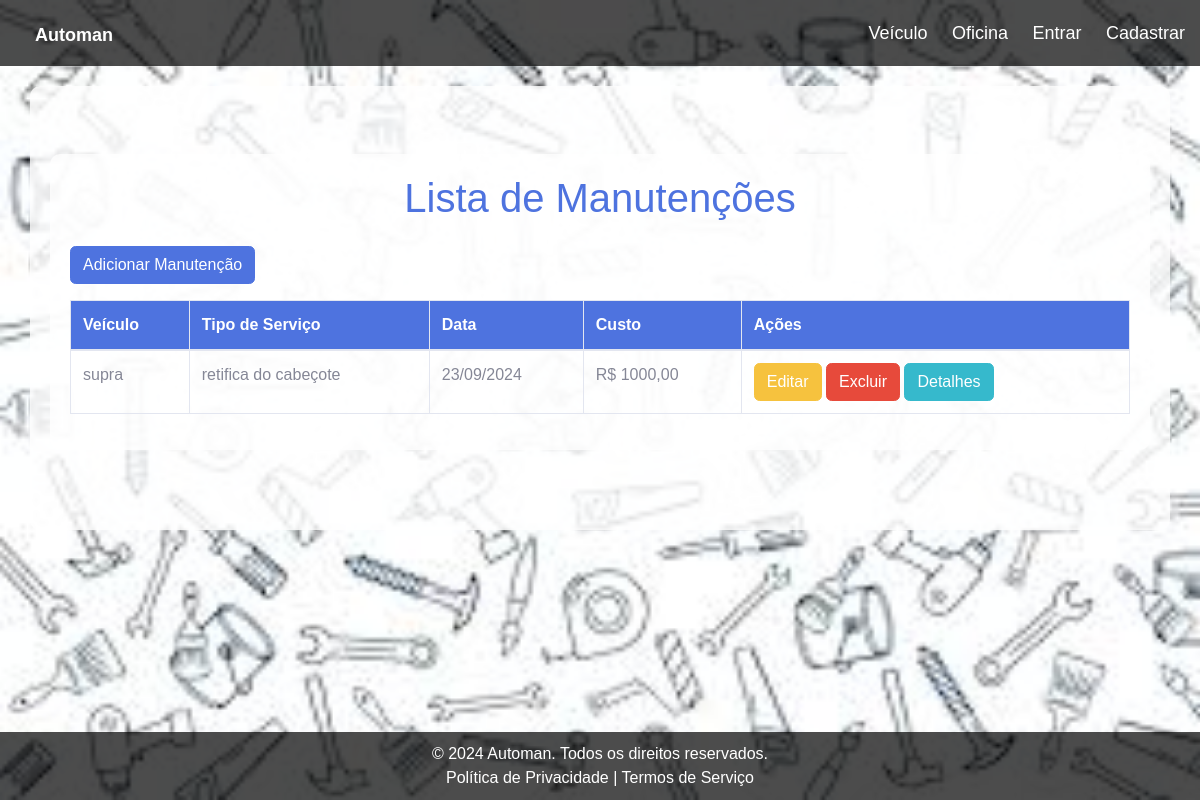
The app's page /manutencao/, older data.
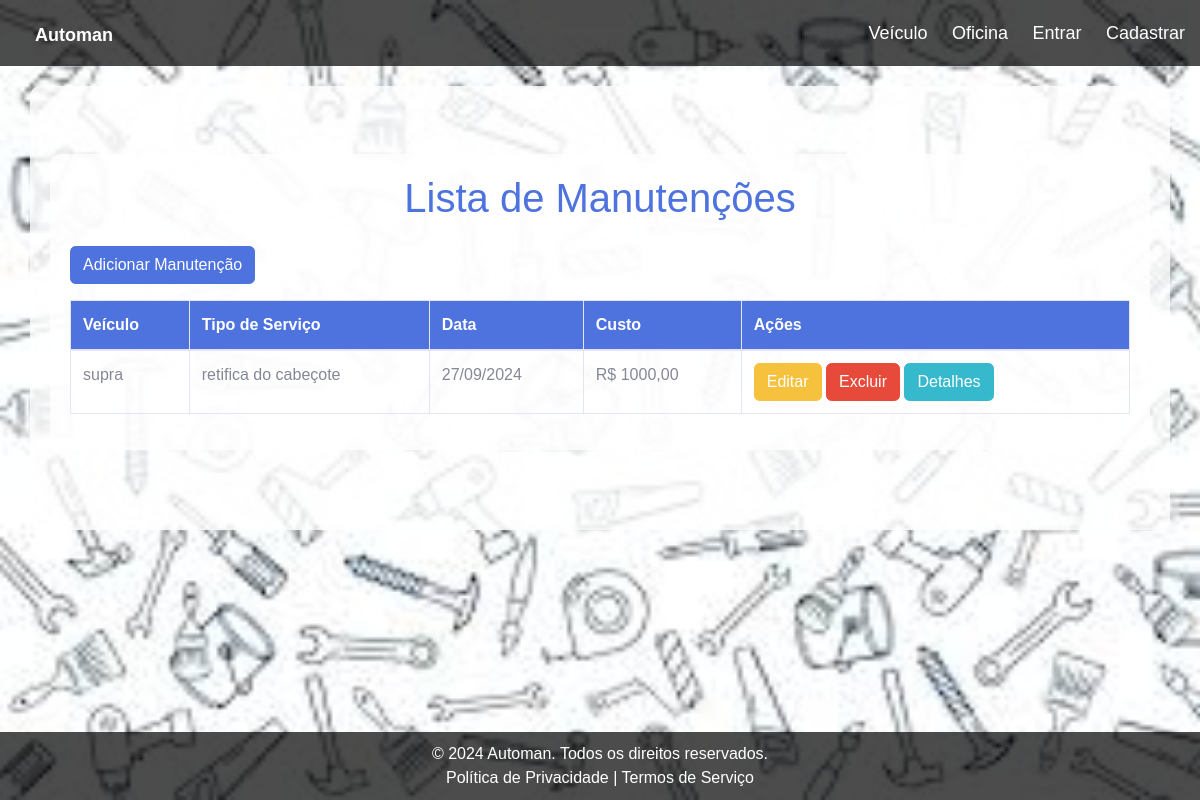
The same page, newer data.
### manutencao/models.py (models this page shows)
class Manutencao(models.Model):
    usuario = models.ForeignKey(User, on_delete=models.CASCADE)
    veiculo = models.ForeignKey(Veiculo, on_delete=models.CASCADE)
    oficina = models.ForeignKey(Oficina, on_delete=models.CASCADE)
    data = models.DateField()
    tipoServico = models.CharField(max_length=100)
    custo = models.DecimalField(max_digits=10, decimal_places=2)

### veiculo/models.py (models this page shows)
class Veiculo(models.Model):
    modelo = models.CharField(max_length=100)
    marca = models.CharField(max_length=100)
    ano = models.IntegerField()
    placa = models.CharField(max_length=10)
    proprietario = models.ForeignKey(User, on_delete=models.CASCADE)
    cor = models.CharField(max_length=50)
    def __str__(self):
        return self.modelo

### manutencao/views.py (the view)
# urls.py: path('', views.manuListar, name='manuListar'),
def manuListar(request):
    manutencao = Manutencao.objects.all()
    return render(request, 'manutencao/manuListar.html', {'manutencao': manutencao})

### templates/manutencao/manuListar.html (shortened to what this page needs)
{% extends 'base.html' %}
{% load static %}
{% block content %}
<div class="container mt-5">
    <h1 class="text-center mb-4 text-primary">Lista de Manutenções</h1>
    <div class="mb-3">
        <a href="{% url 'manuadd' %}" class="btn btn-primary">Adicionar Manutenção</a>
    </div>
    {% if manutencao %}
    <div class="table-responsive">
        <table class="table table-bordered table-hover">
            <thead class="bg-primary text-white">
                <tr>
                    <th>Veículo</th>
                    <th>Tipo de Serviço</th>
                    <th>Data</th>
                    <th>Custo</th>
                    <th>Ações</th>
                </tr>
            </thead>
            <tbody>
                {% for item in manutencao %}
                <tr>
                    <td>{{ item.veiculo }}</td>
                    <td>{{ item.tipoServico }}</td>
                    <td>{{ item.data|date:"d/m/Y" }}</td>
                    <td>R$ {{ item.custo|floatformat:2 }}</td>
                    <td>
                        <a href="{% url 'manuEditar' item.id %}" class="btn btn-warning">Editar</a>
                        <a href="{% url 'manuDeletar' item.id %}" class="btn btn-danger">Excluir</a>
                        <a href="{% url 'manuDetalhe' item.id %}" class="btn btn-info">Detalhes</a>
                    </td>
                </tr>
                {% empty %}
                <tr>
                    <td colspan="5" class="text-center text-danger">Nenhuma manutenção encontrada.</td>
                </tr>
                {% endfor %}
            </tbody>
        </table>
    </div>
    {% else %}
    <p class="text-center text-warning">Nenhuma manutenção cadastrada.</p>
    {% endif %}
</div>
{% endblock %}

Row changes from the older to the newer data that the page shows:
changed Manutencao "retifica do cabeçote": data "23/09/2024" → "27/09/2024"
